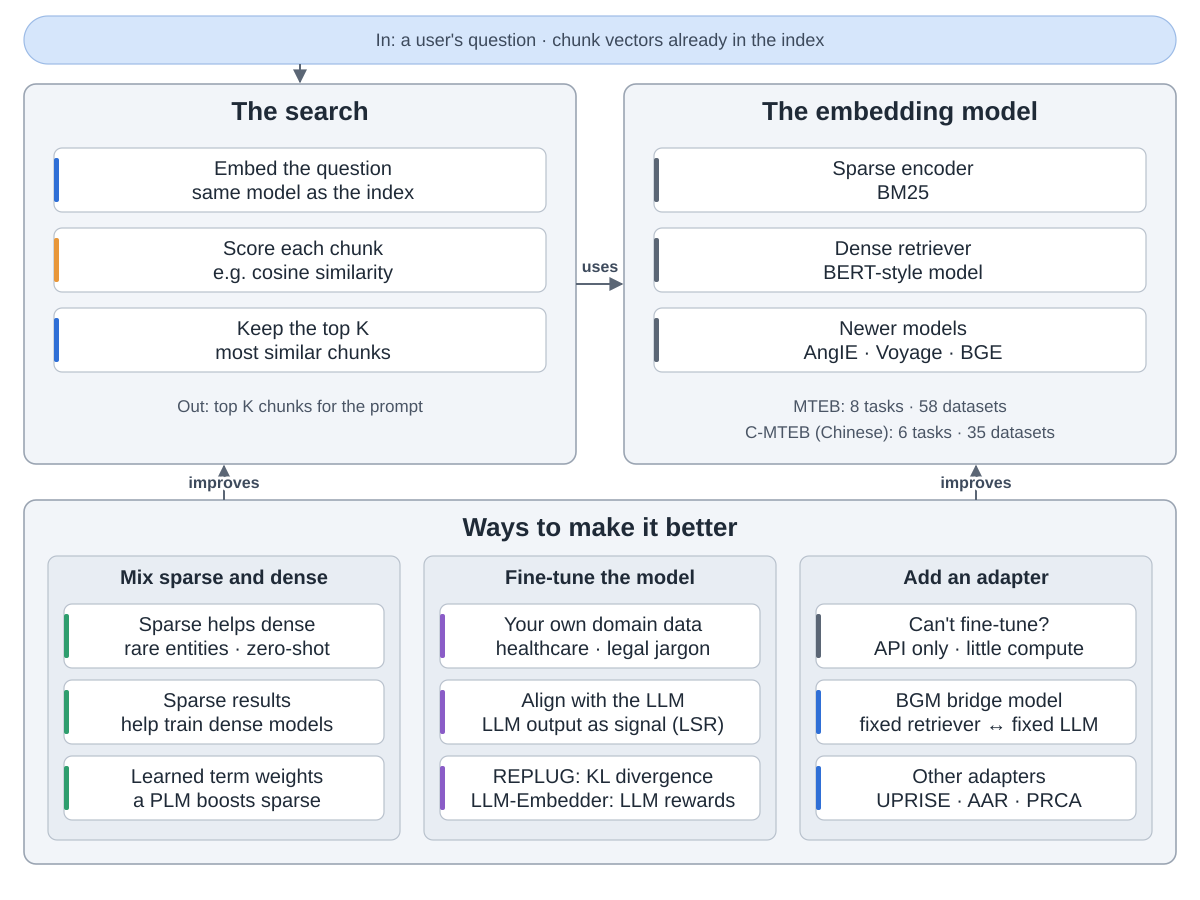

Python code for this plot:
"""The retriever: how the search itself works, which embedding model does it, and three ways to make it better.
A map, not a snake: search (top left) uses an embedding model (top right); the bottom group is a catalogue
of improvements (hybrid retrieval, fine-tuning, adapters) with no order between them.
Drawn from Gao et al., "Retrieval-Augmented Generation for Large Language Models: A Survey",
arXiv:2312.10997v5 (Section II.A Naive RAG, Retrieval; III.D Embedding, incl. 1) Mix/hybrid Retrieval and
2) Fine-tuning Embedding Model; III.E Adapter).
Run: python3 search.py"""
import sys
from pathlib import Path

sys.path.insert(0, str(Path(__file__).resolve().parents[2] / "tools"))
from archdiagram import Diagram, L, R, GW, WIDE, T1, H1, T2, H2  # noqa: E402

d = Diagram("How the search works",
            "In: a user's question, and the chunk vectors already in the index. "
            "The search: embed the question with the same model used for the index, score each chunk "
            "by how similar its vector is to the question's, for example with cosine similarity, and keep "
            "the top K chunks for the prompt. "
            "The search uses an embedding model. There are two kinds: a sparse encoder such as BM25, and a "
            "dense retriever built on a BERT-style pre-trained model. Newer models include AngIE, Voyage and "
            "BGE. Leaderboards compare them: MTEB covers 8 tasks and 58 datasets; C-MTEB, for Chinese, covers "
            "6 tasks and 35 datasets. No one model fits every use. "
            "Three ways to make it better, in no order. "
            "Mix sparse and dense: sparse retrieval helps dense retrieval with rare entities and zero-shot "
            "questions, its results can help train dense models, and a pre-trained language model can learn "
            "term weights to boost sparse retrieval. "
            "Fine-tune the model: on your own domain data, for fields full of jargon such as healthcare and "
            "legal; or to align the retriever with the LLM, using the LLM's output as the training signal "
            "(LSR). REPLUG trains with KL divergence; LLM-Embedder uses rewards from the LLM. "
            "Add an adapter, when you cannot fine-tune because the model is only behind an API or compute is "
            "limited: BGM keeps the retriever and the LLM fixed and trains a bridge model between them; "
            "UPRISE, AAR and PRCA are other add-on adapters.")

d.pill(L, 16, WIDE, 48, "In: a user's question · chunk vectors already in the index")
d.arrow(f"M{L + GW / 2} 64V{T1 - 2}")

d.group(L, T1, GW, H1, "The search")
d.column(L, T1, [("Embed the question|same model as the index", "coding"),
                 ("Score each chunk|e.g. cosine similarity", "critic"),
                 ("Keep the top K|most similar chunks", "coding")])
d.notes(L, T1, H1, "Out: top K chunks for the prompt", "")

d.group(R, T1, GW, H1, "The embedding model")
d.column(R, T1, [("Sparse encoder|BM25", "data"),
                 ("Dense retriever|BERT-style model", "data"),
                 ("Newer models|AngIE · Voyage · BGE", "data")])
d.notes(R, T1, H1, "MTEB: 8 tasks · 58 datasets", "C-MTEB (Chinese): 6 tasks · 35 datasets")

d.arrow(f"M{L + GW} {T1 + 200}H{R - 2}", label="uses", at=(600, T1 + 188))

d.group(L, T2, WIDE, H2, "Ways to make it better")
SW, SY, SH = 352, T2 + 56, 284
for x, title, cards in [
    (48, "Mix sparse and dense",
     [("Sparse helps dense|rare entities · zero-shot", "plan"),
      ("Sparse results|help train dense models", "plan"),
      ("Learned term weights|a PLM boosts sparse", "plan")]),
    (424, "Fine-tune the model",
     [("Your own domain data|healthcare · legal jargon", "write"),
      ("Align with the LLM|LLM output as signal (LSR)", "write"),
      ("REPLUG: KL divergence|LLM-Embedder: LLM rewards", "write")]),
    (800, "Add an adapter",
     [("Can't fine-tune?|API only · little compute", "data"),
      ("BGM bridge model|fixed retriever ↔ fixed LLM", "coding"),
      ("Other adapters|UPRISE · AAR · PRCA", "coding")]),
]:
    d.sub(x, SY, SW, SH, title)
    for i, (label, kind) in enumerate(cards):
        d.card(x + 16, SY + 48 + i * 76, label, kind, w=SW - 32, h=64)

d.arrow(f"M{L + 200} {T2}V{T1 + H1 + 2}", label="improves", at=(L + 200, T1 + H1 + 24))
d.arrow(f"M{R + 352} {T2}V{T1 + H1 + 2}", label="improves", at=(R + 352, T1 + H1 + 24))

d.save(Path(__file__).with_name("search.svg"))
